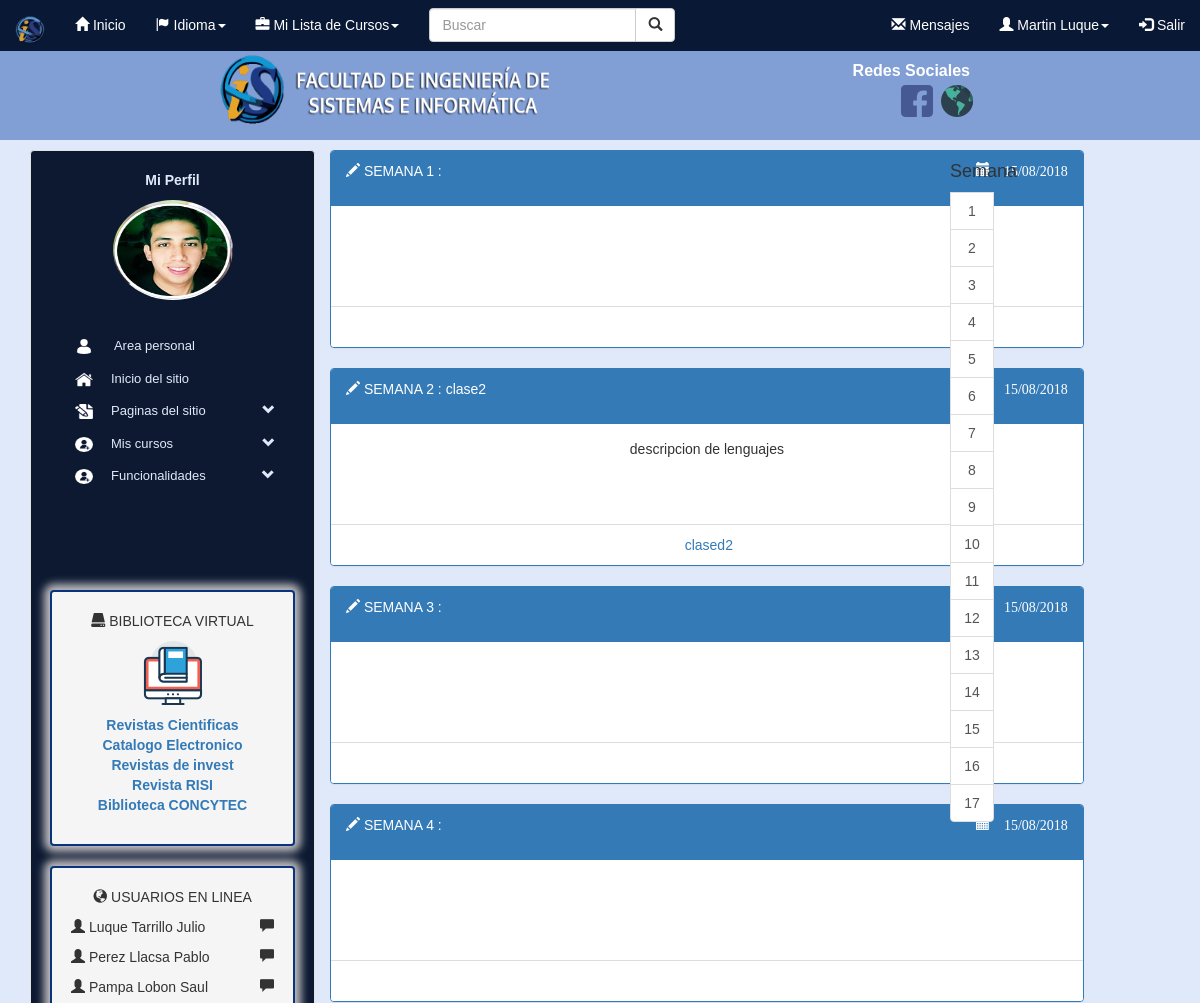
Before: /paginas/curso.php?id=2 (signed in, upper part) with the older database file.
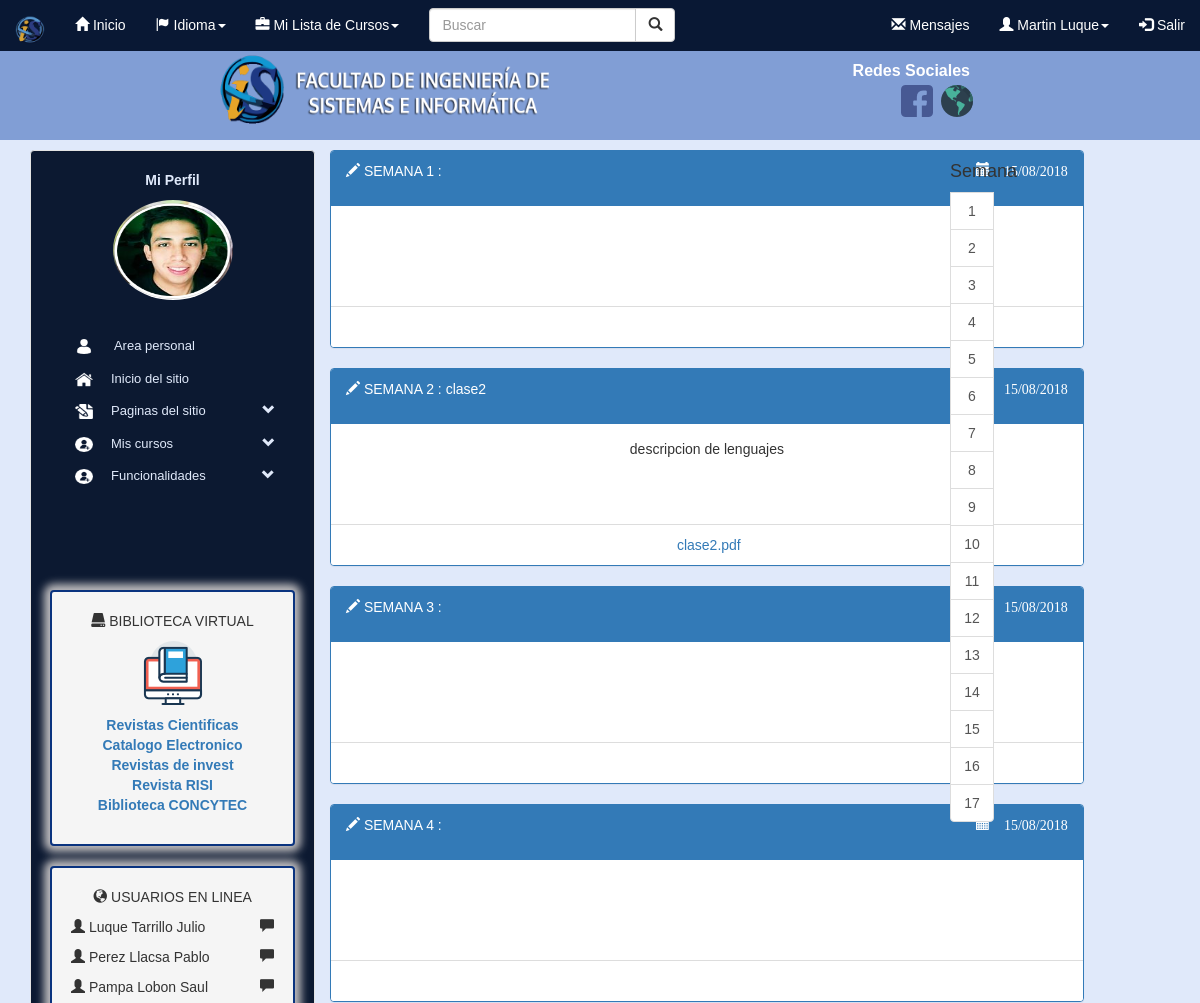
After: the same page with the newer database file.
### tables this page shows
CREATE TABLE IF NOT EXISTS `clase` (
  `idClase` int(11) NOT NULL AUTO_INCREMENT,
  `idCurso` int(11) DEFAULT NULL,
  `semana` int(11) DEFAULT NULL,
  `nombre` varchar(50) DEFAULT NULL,
  `descripcion` varchar(200) DEFAULT NULL,
  `fecha_subida` date DEFAULT NULL,
  `archivo` varchar(100) DEFAULT NULL,
  PRIMARY KEY (`idClase`),
  KEY `FK_clase_curso` (`idCurso`),
  CONSTRAINT `FK_clase_curso` FOREIGN KEY (`idCurso`) REFERENCES `curso` (`idCurso`)
);

### paginas/curso.php (called while the page is built, shortened)
<?php session_start();
	require '../admin/config.php';
	require '../php/funciones.php';
	$conexion = conexion($bd_config);
	$id_curso = id_curso($_GET['id']);
	$clases = obtener_clases_por_id($conexion, $id_curso);
	require "../views/curso.view.php";
 ?>

### php/funciones.php (called while the page is built, shortened)
<?php
function limpiarDatos($datos){
	$datos = trim($datos);
	$datos = stripslashes($datos);
	$datos = htmlspecialchars($datos);
	return $datos;
}
function id_curso($id){
	return (int)limpiarDatos($id);
}
function obtener_clases_por_id($conexion, $idCurso){
	$resultado = $conexion->query("SELECT * FROM clase WHERE clase.idCurso = $idCurso");
	$resultado->execute();
	return $resultado->fetchAll();
}
?>

### views/curso.view.php (the view, shortened to what this page needs)
<?php require "../views/header.view.php"; ?>
<div class="container text-center" style="margin-top:10px;">
    <div class=="row">
        <?php require "../views/menuNav.view.php"; ?>
        <div class="col-sm-9">
            <div class="row">
                <div class="col-sm-11" >
                    <?php for ($i = 0 ; $i <17 ; $i++): ?>
                        <?php $encontrado = FALSE; ?>
                        <?php foreach ($clases as $clase): ?>
                            <?php if (($i+1) == $clase['semana']): ?>
                                <div class="panel panel-primary" id="<?php echo $i+1; ?>">
                                    <div class="panel-heading text-left">
                                        <p><span class="glyphicon glyphicon-pencil"></span> SEMANA <?php echo $i+1; ?> : <?php echo isset($clase['nombre']) ? $clase['nombre'] : ""; ?> <span class="glyphicon glyphicon-calendar" style="float:right"> 15/08/2018</span></p>
                                    </div>
                                    <div class="panel-body">
                                        <p>
                                            <?php echo isset($clase['descripcion']) ? $clase['descripcion'] : ""; ?>
                                        </p>
                                    </div>
                                    <ul class="list-group">
                                        <li class="list-group-item"><a href="<?php echo RUTA ?>clases/<?php echo $clase['archivo'] ?>"><img src="" alt=""> <?php echo isset($clase['archivo']) ? $clase['archivo'] : ""; ?></a></li>
                                    </ul>
                                </div>
                                <?php $encontrado = true; ?>
                            <?php endif ?>
                        <?php endforeach ?>
                            <?php if ($encontrado==false): ?>
                                <div class="panel panel-primary" id="<?php echo $i+1; ?>">
                                    <div class="panel-heading text-left">
                                        <p><span class="glyphicon glyphicon-pencil"></span> SEMANA <?php echo $i+1; ?> :  <span class="glyphicon glyphicon-calendar" style="float:right"> 15/08/2018</span></p>
                                    </div>
                                    <div class="panel-body">
                                    </div>
                                    <ul class="list-group">
                                        <li class="list-group-item"><a href="#"><img src="" alt=""> </a></li>
                                    </ul>
                                </div>
                            <?php endif ?>
                    <?php endfor ?>
                </div>
                <div class="col-sm-1 lista-semana" >
                    <ul class="list-group">
                        <h4 class="titulo">Semana</h4>
                        <a href="#" class="list-group-item item-semana">1</a>
                        <a href="#1" class="list-group-item item-semana">2</a>
                        <a href="#2" class="list-group-item item-semana">3</a>
                        <a href="#3" class="list-group-item item-semana">4</a>
                        <a href="#4" class="list-group-item item-semana">5</a>
                        <a href="#5" class="list-group-item item-semana">6</a>
                        <a href="#6" class="list-group-item item-semana">7</a>
                        <a href="#7" class="list-group-item item-semana">8</a>
                        <a href="#8" class="list-group-item item-semana">9</a>
                        <a href="#9" class="list-group-item item-semana">10</a>
                        <a href="#10" class="list-group-item item-semana">11</a>
                        <a href="#11" class="list-group-item item-semana">12</a>
                        <a href="#12" class="list-group-item item-semana">13</a>
                        <a href="#13" class="list-group-item item-semana">14</a>
                        <a href="#14" class="list-group-item item-semana">15</a>
                        <a href="#15" class="list-group-item item-semana">16</a>
                        <a href="#16" class="list-group-item item-semana">17</a>
                    </ul>
                </div>
            </div>
        </div>
    </div>
</div>
</body>
</html>

Changed rows visible on the page:
changed clase "clase2": archivo "clased2" → "clase2.pdf"
